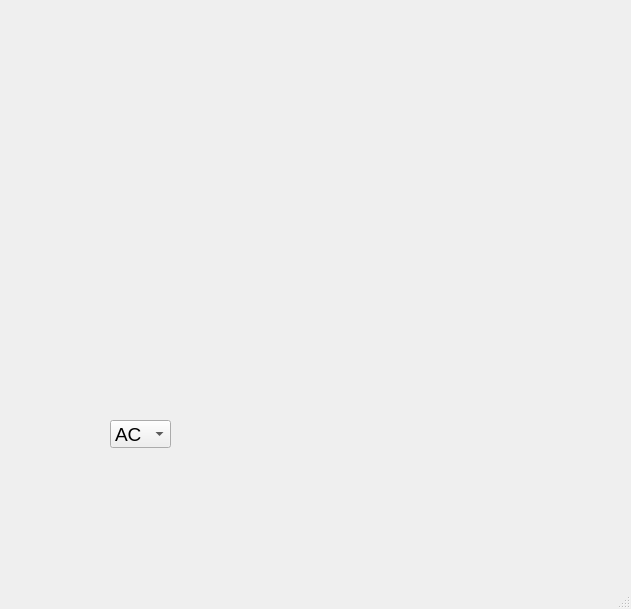
<?xml version="1.0" encoding="UTF-8"?>
<ui version="4.0">
 <class>MainWindow</class>
 <widget class="QMainWindow" name="MainWindow">
  <property name="geometry">
   <rect>
    <x>0</x>
    <y>0</y>
    <width>631</width>
    <height>609</height>
   </rect>
  </property>
  <property name="windowTitle">
   <string>Editar Informações</string>
  </property>
  <widget class="QWidget" name="centralwidget">
   <widget class="QPushButton" name="pushButton">
    <property name="geometry">
     <rect>
      <x>470</x>
      <y>490</y>
      <width>111</width>
      <height>41</height>
     </rect>
    </property>
    <property name="styleSheet">
     <string notr="true">background-color: rgb(85, 255, 127);</string>
    </property>
    <property name="text">
     <string/>
    </property>
    <property name="flat">
     <bool>true</bool>
    </property>
   </widget>
   <widget class="QLineEdit" name="cpf_input">
    <property name="geometry">
     <rect>
      <x>120</x>
      <y>240</y>
      <width>391</width>
      <height>31</height>
     </rect>
    </property>
    <property name="font">
     <font>
      <pointsize>14</pointsize>
     </font>
    </property>
    <property name="styleSheet">
     <string notr="true">background-color: rgba(255, 255, 255, 0);</string>
    </property>
    <property name="maxLength">
     <number>11</number>
    </property>
    <property name="frame">
     <bool>false</bool>
    </property>
   </widget>
   <widget class="QLineEdit" name="nome_input">
    <property name="geometry">
     <rect>
      <x>120</x>
      <y>140</y>
      <width>391</width>
      <height>31</height>
     </rect>
    </property>
    <property name="font">
     <font>
      <pointsize>14</pointsize>
     </font>
    </property>
    <property name="styleSheet">
     <string notr="true">background-color: rgba(255, 255, 255, 0);</string>
    </property>
    <property name="frame">
     <bool>false</bool>
    </property>
   </widget>
   <widget class="QLineEdit" name="cel_input">
    <property name="geometry">
     <rect>
      <x>120</x>
      <y>330</y>
      <width>161</width>
      <height>31</height>
     </rect>
    </property>
    <property name="font">
     <font>
      <pointsize>14</pointsize>
     </font>
    </property>
    <property name="styleSheet">
     <string notr="true">background-color: rgba(255, 255, 255, 0);</string>
    </property>
    <property name="maxLength">
     <number>11</number>
    </property>
    <property name="frame">
     <bool>false</bool>
    </property>
   </widget>
   <widget class="QLineEdit" name="res_input">
    <property name="geometry">
     <rect>
      <x>350</x>
      <y>330</y>
      <width>161</width>
      <height>31</height>
     </rect>
    </property>
    <property name="font">
     <font>
      <pointsize>14</pointsize>
     </font>
    </property>
    <property name="styleSheet">
     <string notr="true">background-color: rgba(255, 255, 255, 0);</string>
    </property>
    <property name="maxLength">
     <number>10</number>
    </property>
    <property name="frame">
     <bool>false</bool>
    </property>
   </widget>
   <widget class="QLabel" name="label">
    <property name="geometry">
     <rect>
      <x>0</x>
      <y>0</y>
      <width>631</width>
      <height>571</height>
     </rect>
    </property>
    <property name="text">
     <string/>
    </property>
    <property name="pixmap">
     <pixmap>Imgs/edit_info.png</pixmap>
    </property>
    <property name="scaledContents">
     <bool>true</bool>
    </property>
   </widget>
   <widget class="QLineEdit" name="cidade_input">
    <property name="geometry">
     <rect>
      <x>210</x>
      <y>420</y>
      <width>131</width>
      <height>31</height>
     </rect>
    </property>
    <property name="font">
     <font>
      <pointsize>14</pointsize>
     </font>
    </property>
    <property name="styleSheet">
     <string notr="true">background-color: rgba(255, 255, 255, 0);</string>
    </property>
    <property name="frame">
     <bool>false</bool>
    </property>
   </widget>
   <widget class="QLineEdit" name="bairro_input">
    <property name="geometry">
     <rect>
      <x>380</x>
      <y>420</y>
      <width>131</width>
      <height>31</height>
     </rect>
    </property>
    <property name="font">
     <font>
      <pointsize>14</pointsize>
     </font>
    </property>
    <property name="styleSheet">
     <string notr="true">background-color: rgba(255, 255, 255, 0);</string>
    </property>
    <property name="frame">
     <bool>false</bool>
    </property>
   </widget>
   <widget class="QComboBox" name="comboBox">
    <property name="geometry">
     <rect>
      <x>110</x>
      <y>420</y>
      <width>61</width>
      <height>28</height>
     </rect>
    </property>
    <property name="font">
     <font>
      <pointsize>14</pointsize>
     </font>
    </property>
    <item>
     <property name="text">
      <string>AC</string>
     </property>
    </item>
    <item>
     <property name="text">
      <string>AL</string>
     </property>
    </item>
    <item>
     <property name="text">
      <string>AP</string>
     </property>
    </item>
    <item>
     <property name="text">
      <string>AM</string>
     </property>
    </item>
    <item>
     <property name="text">
      <string>BA</string>
     </property>
    </item>
    <item>
     <property name="text">
      <string>CE</string>
     </property>
    </item>
    <item>
     <property name="text">
      <string>ES</string>
     </property>
    </item>
    <item>
     <property name="text">
      <string>GO</string>
     </property>
    </item>
    <item>
     <property name="text">
      <string>MA</string>
     </property>
    </item>
    <item>
     <property name="text">
      <string>MT</string>
     </property>
    </item>
    <item>
     <property name="text">
      <string>MG</string>
     </property>
    </item>
    <item>
     <property name="text">
      <string>PA</string>
     </property>
    </item>
    <item>
     <property name="text">
      <string>PB</string>
     </property>
    </item>
    <item>
     <property name="text">
      <string>PR</string>
     </property>
    </item>
    <item>
     <property name="text">
      <string>PE</string>
     </property>
    </item>
    <item>
     <property name="text">
      <string>PI</string>
     </property>
    </item>
    <item>
     <property name="text">
      <string>RJ</string>
     </property>
    </item>
    <item>
     <property name="text">
      <string>RN</string>
     </property>
    </item>
    <item>
     <property name="text">
      <string>RS</string>
     </property>
    </item>
    <item>
     <property name="text">
      <string>RO</string>
     </property>
    </item>
    <item>
     <property name="text">
      <string>RR</string>
     </property>
    </item>
    <item>
     <property name="text">
      <string>SC</string>
     </property>
    </item>
    <item>
     <property name="text">
      <string>SP</string>
     </property>
    </item>
    <item>
     <property name="text">
      <string>SE</string>
     </property>
    </item>
    <item>
     <property name="text">
      <string>TO</string>
     </property>
    </item>
    <item>
     <property name="text">
      <string>DF</string>
     </property>
    </item>
   </widget>
   <widget class="QLabel" name="erro_cpf">
    <property name="geometry">
     <rect>
      <x>180</x>
      <y>210</y>
      <width>201</width>
      <height>16</height>
     </rect>
    </property>
    <property name="font">
     <font>
      <pointsize>10</pointsize>
     </font>
    </property>
    <property name="styleSheet">
     <string notr="true">color: rgb(255, 0, 0);</string>
    </property>
    <property name="text">
     <string/>
    </property>
   </widget>
   <widget class="QLabel" name="erro_cpf_2">
    <property name="geometry">
     <rect>
      <x>210</x>
      <y>300</y>
      <width>201</width>
      <height>16</height>
     </rect>
    </property>
    <property name="font">
     <font>
      <pointsize>10</pointsize>
     </font>
    </property>
    <property name="styleSheet">
     <string notr="true">color: rgb(255, 0, 0);</string>
    </property>
    <property name="text">
     <string/>
    </property>
   </widget>
   <widget class="QLabel" name="erro_cpf_3">
    <property name="geometry">
     <rect>
      <x>400</x>
      <y>290</y>
      <width>201</width>
      <height>16</height>
     </rect>
    </property>
    <property name="font">
     <font>
      <pointsize>10</pointsize>
     </font>
    </property>
    <property name="styleSheet">
     <string notr="true">color: rgb(255, 0, 0);</string>
    </property>
    <property name="text">
     <string/>
    </property>
   </widget>
   <widget class="QLabel" name="erro_cpf_4">
    <property name="geometry">
     <rect>
      <x>210</x>
      <y>470</y>
      <width>201</width>
      <height>16</height>
     </rect>
    </property>
    <property name="font">
     <font>
      <pointsize>10</pointsize>
     </font>
    </property>
    <property name="styleSheet">
     <string notr="true">color: rgb(255, 0, 0);</string>
    </property>
    <property name="text">
     <string/>
    </property>
   </widget>
   <widget class="QLabel" name="erro_cpf_5">
    <property name="geometry">
     <rect>
      <x>390</x>
      <y>470</y>
      <width>201</width>
      <height>16</height>
     </rect>
    </property>
    <property name="font">
     <font>
      <pointsize>10</pointsize>
     </font>
    </property>
    <property name="styleSheet">
     <string notr="true">color: rgb(255, 0, 0);</string>
    </property>
    <property name="text">
     <string/>
    </property>
   </widget>
   <zorder>label</zorder>
   <zorder>pushButton</zorder>
   <zorder>cpf_input</zorder>
   <zorder>nome_input</zorder>
   <zorder>cel_input</zorder>
   <zorder>res_input</zorder>
   <zorder>cidade_input</zorder>
   <zorder>bairro_input</zorder>
   <zorder>comboBox</zorder>
   <zorder>erro_cpf</zorder>
   <zorder>erro_cpf_2</zorder>
   <zorder>erro_cpf_3</zorder>
   <zorder>erro_cpf_4</zorder>
   <zorder>erro_cpf_5</zorder>
  </widget>
  <widget class="QMenuBar" name="menubar">
   <property name="geometry">
    <rect>
     <x>0</x>
     <y>0</y>
     <width>631</width>
     <height>21</height>
    </rect>
   </property>
  </widget>
  <widget class="QStatusBar" name="statusbar"/>
 </widget>
 <resources/>
 <connections/>
</ui>
